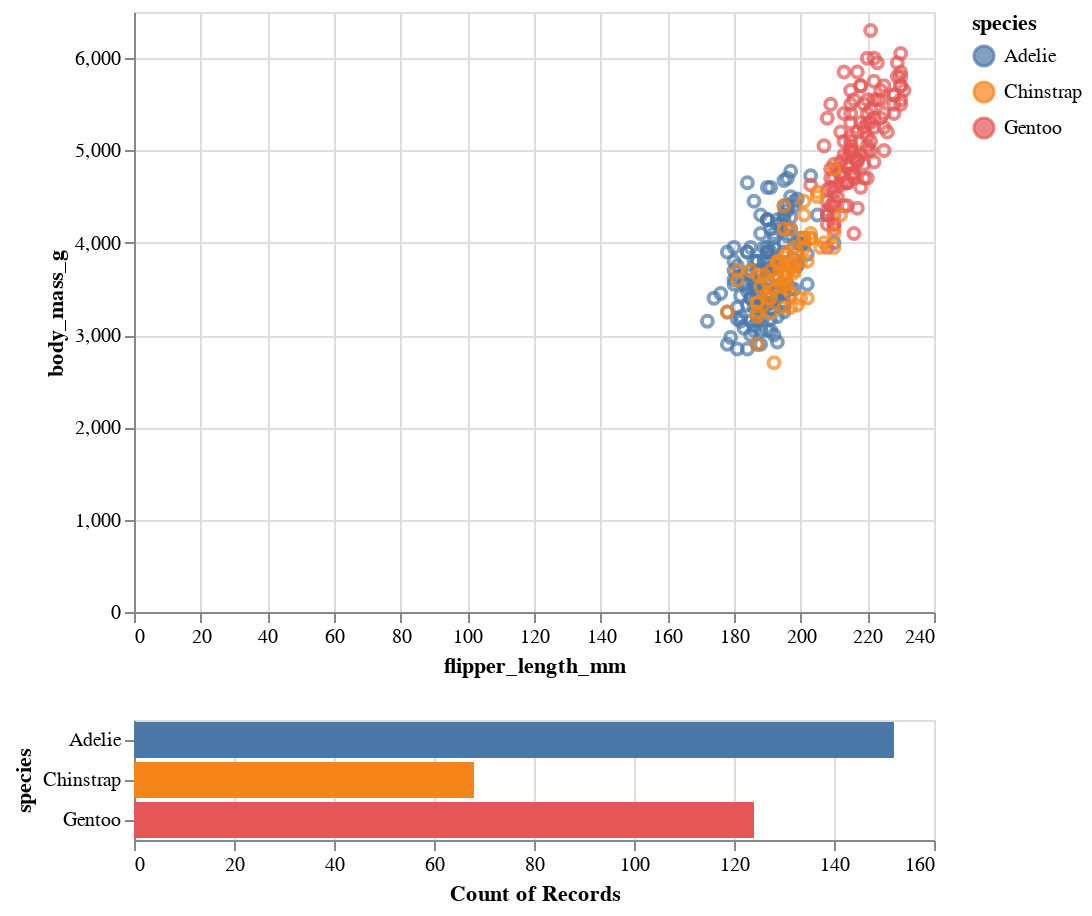

Notebook code cell kept with this figure:
### Code cell
brush = alt.selection(type='interval')

points = alt.Chart(penguins).mark_point().encode(
    x='flipper_length_mm:Q',
    y='body_mass_g:Q',
    color=alt.condition(brush, 'species:N', alt.value('lightgray'))
).add_selection(
    brush
)

bars = alt.Chart(penguins).mark_bar().encode(
    y='species:N',
    color='species:N',
    x='count(species):Q'
).transform_filter(
    brush
)

points & bars

### Figure 1 — Vega-Lite specification as saved in the notebook (floating-point values rounded to 4 significant figures; data arrays with more than 128 entries replaced by an {"elided": "..."} marker saying what was removed)
{"config": {"view": {"continuousWidth": 400, "continuousHeight": 300}}, "vconcat": [{"mark": "point", "encoding": {"color": {"condition": {"type": "nominal", "field": "species", "selection": "selector014"}, "value": "lightgray"}, "x": {"type": "quantitative", "field": "flipper_length_mm"}, "y": {"type": "quantitative", "field": "body_mass_g"}}, "selection": {"selector014": {"type": "interval"}}}, {"mark": "bar", "encoding": {"color": {"type": "nominal", "field": "species"}, "x": {"type": "quantitative", "aggregate": "count", "field": "species"}, "y": {"type": "nominal", "field": "species"}}, "transform": [{"filter": {"selection": "selector014"}}]}], "data": {"name": "data-d00e1631cca48c544438d30d2b470e8a"}, "$schema": "https://vega.github.io/schema/vega-lite/v4.8.1.json", "datasets": {"data-d00e1631cca48c544438d30d2b470e8a": {"elided": "344 records"}}}
